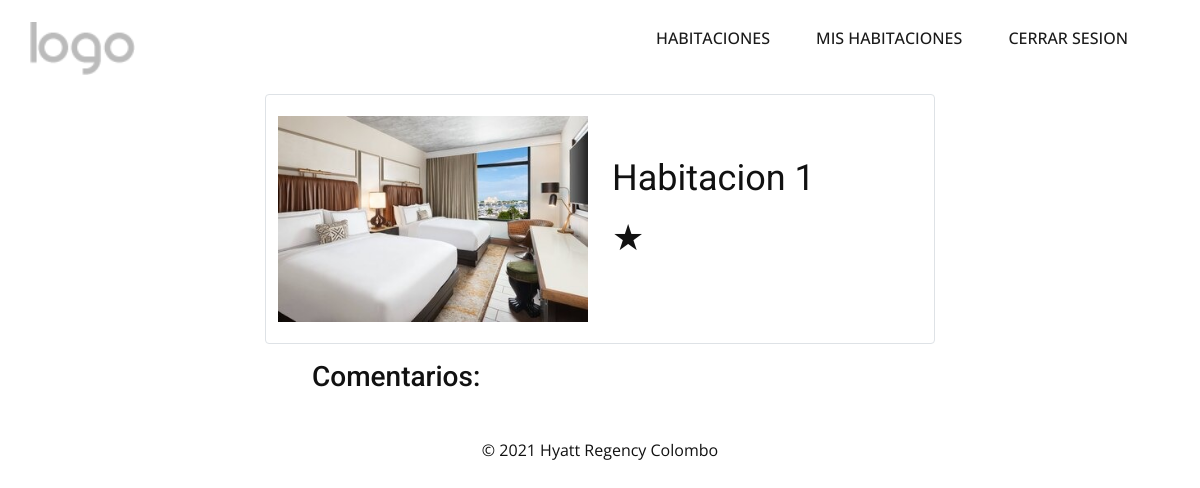
The page /habitaciones/comentarios/1 (signed in) on the database as committed earlier.
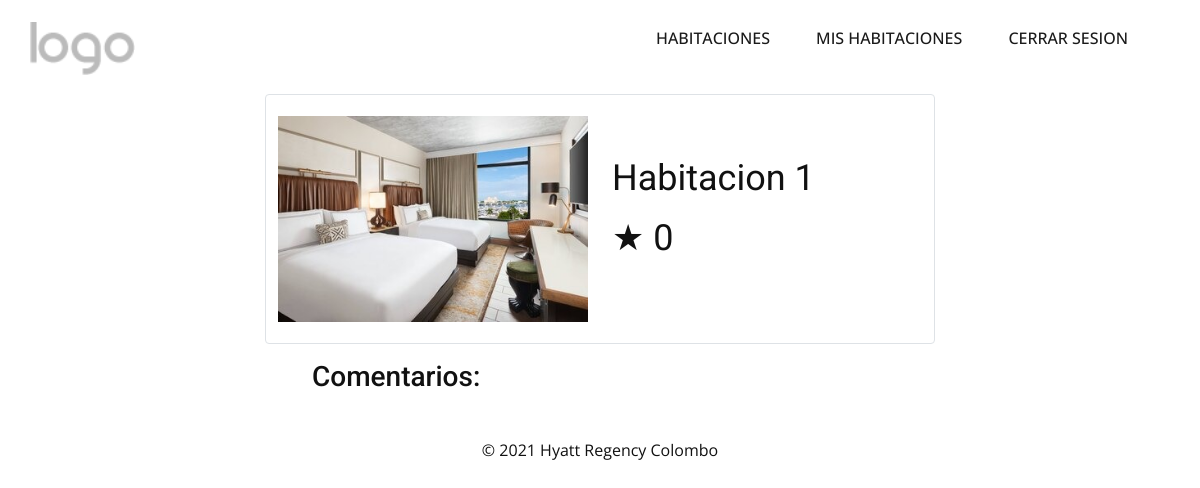
The same page on the database as committed later.
### tables this page shows
CREATE TABLE habitacion (id INT PRIMARY KEY UNIQUE NOT NULL, nombre TEXT NOT NULL, descripcion TEXT NOT NULL, disponibilidad BOOLEAN, cantCamas INT, capMax INT, precio INT, calificacion INT);

### main.py (the view)
@app.route('/habitaciones/comentarios/<idHab>', methods = ['GET', 'POST'])
def comentarios(idHab = None):
    if "rol" in session:
        form = formHabitaciones()
        try:
            with sqlite3.connect("HRC.db") as con:
                con.row_factory = sqlite3.Row
                cur = con.cursor()
                cur.execute("SELECT * FROM habitacion WHERE id = ?", [idHab])
                row = cur.fetchone()
                rowC = cur.execute('SELECT * FROM comentario WHERE idHabitacion = ?', [idHab]).fetchall()
                con.commit()
                return render_template("comentarios.html",form=form, row=row, rowC = rowC, idHab = idHab)
        except  Error:
            return render_template("errores.html",error="500 Error en el servidor",mensaje="Lo sentimos, se ha producido un error en el servidor. Estaremos solucionando a la mayor brevedad el inconveniente.")
    else:
        flash("Accion no permita por favor inicie sesión")
        return render_template('error.html')

### templates/comentarios.html (shortened to what this page needs)
{%extends 'bases/indexHome.html'%}
{%block listaNav1%}
{%if rol == 'admin' or rol == 'supAdmin' %}
<ul class="u-nav u-spacing-2 u-unstyled u-nav-1">
  <li class="u-nav-item"><a
      class="u-active-palette-1-base u-border-active-palette-1-base u-border-hover-palette-1-light-1 u-button-style u-hover-palette-1-light-1 u-nav-link u-text-active-white u-text-grey-90 u-text-hover-white"
      href="\habitaciones" style="padding: 10px 20px;">Habitaciones</a>
  </li>
  <li class="u-nav-item"><a
      class="u-active-palette-1-base u-border-active-palette-1-base u-border-hover-palette-1-light-1 u-button-style u-hover-palette-1-light-1 u-nav-link u-text-active-white u-text-grey-90 u-text-hover-white"
      href="\habitaciones\panelAdm" style="padding: 10px 20px;">Dashboard</a>
  </li>
  <li class="u-nav-item"><a
      class="u-active-palette-1-base u-border-active-palette-1-base u-border-hover-palette-1-light-1 u-button-style u-hover-palette-1-light-1 u-nav-link u-text-active-white u-text-grey-90 u-text-hover-white"
      href="\logout" style="padding: 10px 20px;">Cerrar sesion</a>
  </li>
</ul>
{%else%}
<ul class="u-nav u-spacing-2 u-unstyled u-nav-1">
    <li class="u-nav-item"><a
        class="u-active-palette-1-base u-border-active-palette-1-base u-border-hover-palette-1-light-1 u-button-style u-hover-palette-1-light-1 u-nav-link u-text-active-white u-text-grey-90 u-text-hover-white"
        href="\habitaciones" style="padding: 10px 20px;">Habitaciones</a>
    </li>
    <li class="u-nav-item"><a
            class="u-active-palette-1-base u-border-active-palette-1-base u-border-hover-palette-1-light-1 u-button-style u-hover-palette-1-light-1 u-nav-link u-text-active-white u-text-grey-90 u-text-hover-white"
            href="\misHabitaciones" style="padding: 10px 20px;">Mis Habitaciones</a>
    </li>
  <li class="u-nav-item"><a
      class="u-active-palette-1-base u-border-active-palette-1-base u-border-hover-palette-1-light-1 u-button-style u-hover-palette-1-light-1 u-nav-link u-text-active-white u-text-grey-90 u-text-hover-white"
      href="\logout" style="padding: 10px 20px;">Cerrar sesion</a>
  </li>
</ul>
{%endif%}
{%endblock%}
{%block content%}
    <div class="container w-100">
        <div class="border rounded mx-auto row align-items-center" style="width: 60%; height: 250px;">
            <div class="col">
                <img class="w-100" src="{{url_for('static', filename='imagenes/hab.jpeg')}}" alt="Habitacion" id="imgHab">
            </div>
            <div class="col">
                <h2 class="text-align-center align-top mt-0">Habitacion {{idHab}}</h2>
                <h2 style="text-align:left;">&#9733; <span>{{row["calificacion"]}}</span></h2>
            </div>
        </div>
    </div>
    <div class="container w-50">
        <div>
            <h3 class="mt-3 mb-4">Comentarios:</h3>
        </div>
    </div
{%endblock%}

Rows that differ between the two databases and show on the page:
added habitacion: calificacion "0"
